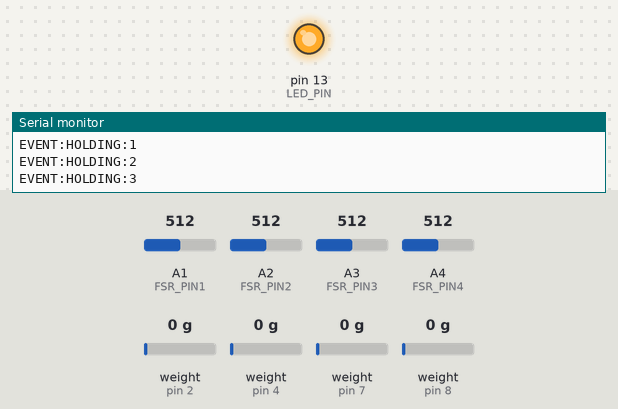
Bench run of a sketch on a simulated Arduino Uno, built with avr-gcc and run on an emulated ATmega328P. Shown: output pins drawn as LEDs (lit = HIGH), the last lines printed to the serial monitor. Inputs (shaded band) come from the test bench; at power-on: A1 (FSR_PIN1) = 512, A4 (FSR_PIN4) = 512, A2 (FSR_PIN2) = 512, A3 (FSR_PIN3) = 512, weight on the scale (sensors on pin 2, pin 4, pin 7, pin 8) 0 g.

Above: at 10.8 s.
10.9 s: A1 (FSR_PIN1) set to 105
12.4 s: A1 (FSR_PIN1) set to 93
At 12.7 s:
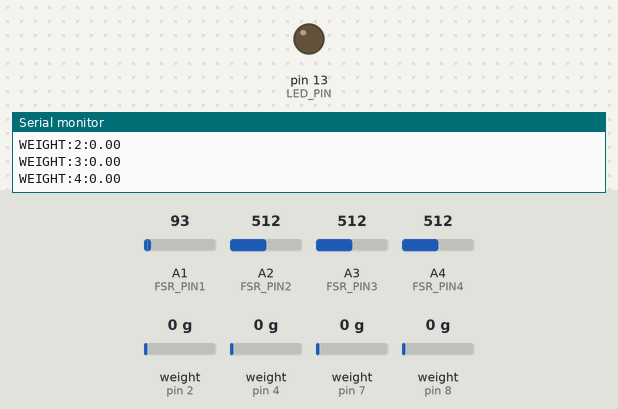
13.9 s: A4 (FSR_PIN4) set to 108
15.4 s: A4 (FSR_PIN4) set to 94
Timing chart, 0 to 18.4 s (numbered marks = the images above; inputs shaded):
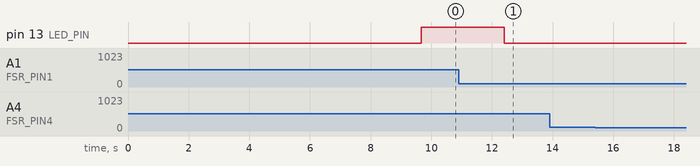

The sketch:

FSR_reader.ino
```cpp
/*
   Combined HX711 weight sensing with FSR tap detection
   Supporting 4 sets of sensors with USB communication to Raspberry Pi
*/

#include <HX711_ADC.h>
#if defined(ESP8266)|| defined(ESP32) || defined(AVR)
#include <EEPROM.h>
#endif

// HX711 pins
const int HX711_dout1 = 2; // mcu > HX711 dout pin
const int HX711_sck1 = 3;  // mcu > HX711 sck pin
const int HX711_dout2 = 4; // mcu > HX711 dout pin
const int HX711_sck2 = 5;  // mcu > HX711 sck pin
const int HX711_dout3 = 7; // mcu > HX711 dout pin
const int HX711_sck3 = 6;  // mcu > HX711 sck pin
const int HX711_dout4 = 8; // mcu > HX711 dout pin
const int HX711_sck4 = 9;  // mcu > HX711 sck pin

// FSR pins
const int FSR_PIN1 = A1;   // Analog pin for FSR input
const int FSR_PIN2 = A2;
const int FSR_PIN3 = A3;
const int FSR_PIN4 = A4;
const int LED_PIN = 13;    // LED for visual feedback

// HX711 constructors:
HX711_ADC LoadCell1(HX711_dout1, HX711_sck1);
HX711_ADC LoadCell2(HX711_dout2, HX711_sck2);
HX711_ADC LoadCell3(HX711_dout3, HX711_sck3);
HX711_ADC LoadCell4(HX711_dout4, HX711_sck4);

// Weight sensing variables
const int calVal_eepromAdress = 0;
unsigned long t = 0;
const int serialPrintInterval = 100; // Interval between weight prints (ms)

// Calibration values for each load cell
float calibrationValue1 = 758.05;
float calibrationValue2 = 758.05; // Adjust these based on your calibration
float calibrationValue3 = 758.05;
float calibrationValue4 = 758.05;

// Tap detection configuration
const int TAP_THRESHOLD = 100;       // Analog value threshold for tap detection
const unsigned long DOUBLE_TAP_TIME = 500;  // Time window for double tap (ms)
const unsigned long HOLD_TIME = 500;        // Hold detection time (ms)
const unsigned long DEBOUNCE_TIME = 50;     // Increased debounce time (ms)

// Tap state variables for each FSR
struct TapState {
  unsigned long lastTapTime = 0;
  int tapCount = 0;
  unsigned long pressStartTime = 0;
  bool isPressed = false;
  unsigned long lastStateChangeTime = 0;
};

TapState fsrState[4]; // Array for all 4 FSR sensors

// For smoother FSR readings
const int NUM_READINGS = 5;
int fsrReadings[4][NUM_READINGS]; // 2D array for all 4 FSR sensors
int readIndex[4] = {0, 0, 0, 0};
int fsrTotal[4] = {0, 0, 0, 0};
int fsrAverage[4] = {0, 0, 0, 0};

void setup() {
  // Setup for serial communication with Pi
  Serial.begin(9600); delay(10);
  Serial.println("STATUS:STARTING");
  Serial.println("STATUS:Multiple weight sensors and FSR tap detection initializing");

  // Setup for LED
  pinMode(LED_PIN, OUTPUT);
  digitalWrite(LED_PIN, LOW);

  // Initialize FSR readings arrays
  for (int sensor = 0; sensor < 4; sensor++) {
    for (int i = 0; i < NUM_READINGS; i++) {
      fsrReadings[sensor][i] = 0;
    }
  }

  // Initialize all HX711 load cells
  unsigned long stabilizingtime = 2000;
  boolean _tare = true;

  // Initialize LoadCell1
  LoadCell1.begin();
  LoadCell1.start(stabilizingtime, _tare);
  if (LoadCell1.getTareTimeoutFlag()) {
    Serial.println("STATUS:ERROR:HX711_1 connection timeout");
  } else {
    LoadCell1.setCalFactor(calibrationValue1);
    Serial.println("STATUS:HX711_1 initialized");
  }

  // Initialize LoadCell2
  LoadCell2.begin();
  LoadCell2.start(stabilizingtime, _tare);
  if (LoadCell2.getTareTimeoutFlag()) {
    Serial.println("STATUS:ERROR:HX711_2 connection timeout");
  } else {
    LoadCell2.setCalFactor(calibrationValue2);
    Serial.println("STATUS:HX711_2 initialized");
  }

  // Initialize LoadCell3
  LoadCell3.begin();
  LoadCell3.start(stabilizingtime, _tare);
  if (LoadCell3.getTareTimeoutFlag()) {
    Serial.println("STATUS:ERROR:HX711_3 connection timeout");
  } else {
    LoadCell3.setCalFactor(calibrationValue3);
    Serial.println("STATUS:HX711_3 initialized");
  }

  // Initialize LoadCell4
  LoadCell4.begin();
  LoadCell4.start(stabilizingtime, _tare);
  if (LoadCell4.getTareTimeoutFlag()) {
    Serial.println("STATUS:ERROR:HX711_4 connection timeout");
  } else {
    LoadCell4.setCalFactor(calibrationValue4);
    Serial.println("STATUS:HX711_4 initialized");
  }

  Serial.println("STATUS:READY");
}

// Function to get smoothed FSR reading for a specific sensor
int getSmoothedFSRReading(int sensorIndex, int pin) {
  // Subtract the last reading
  fsrTotal[sensorIndex] = fsrTotal[sensorIndex] - fsrReadings[sensorIndex][readIndex[sensorIndex]];
  // Read from the sensor
  fsrReadings[sensorIndex][readIndex[sensorIndex]] = analogRead(pin);
  // Add the reading to the total
  fsrTotal[sensorIndex] = fsrTotal[sensorIndex] + fsrReadings[sensorIndex][readIndex[sensorIndex]];
  // Advance to the next position in the array
  readIndex[sensorIndex] = (readIndex[sensorIndex] + 1) % NUM_READINGS;

  // Calculate the average
  fsrAverage[sensorIndex] = fsrTotal[sensorIndex] / NUM_READINGS;
  return fsrAverage[sensorIndex];
}

// Process tap detection for a specific FSR sensor
void processTapDetection(int sensorIndex, int fsrValue) {
  unsigned long currentTime = millis();

  // Implement debounce for state changes
  if (currentTime - fsrState[sensorIndex].lastStateChangeTime < DEBOUNCE_TIME) {
    // Skip this iteration if we're within debounce period
    return;
  }

  // Detect press start
  if (fsrValue > TAP_THRESHOLD && !fsrState[sensorIndex].isPressed) {
    fsrState[sensorIndex].isPressed = true;
    fsrState[sensorIndex].pressStartTime = currentTime;
    fsrState[sensorIndex].lastStateChangeTime = currentTime;
    digitalWrite(LED_PIN, HIGH); // Visual feedback
    Serial.print("EVENT:TAP_START:");
    Serial.println(sensorIndex + 1);  // Send sensor number (1-4)
  }

  // Detect release
  else if (fsrValue <= TAP_THRESHOLD && fsrState[sensorIndex].isPressed) {
    fsrState[sensorIndex].isPressed = false;
    unsigned long pressDuration = currentTime - fsrState[sensorIndex].pressStartTime;
    fsrState[sensorIndex].lastStateChangeTime = currentTime;
    digitalWrite(LED_PIN, LOW);  // Turn off LED

    // Check if it was a hold
    if (pressDuration >= HOLD_TIME) {
      Serial.print("EVENT:HOLD:");
      Serial.println(sensorIndex + 1);
      fsrState[sensorIndex].tapCount = 0;  // Reset tap counter after hold
    }
    // Check if it was a tap
    else {
      // Check for double tap
      if (fsrState[sensorIndex].tapCount > 0 &&
          (currentTime - fsrState[sensorIndex].lastTapTime <= DOUBLE_TAP_TIME)) {
        Serial.print("EVENT:DOUBLE_TAP:");
        Serial.println(sensorIndex + 1);
        fsrState[sensorIndex].tapCount = 0;  // Reset tap counter
      }
      else {
        // First tap
        fsrState[sensorIndex].tapCount = 1;
        fsrState[sensorIndex].lastTapTime = currentTime;

        // Wait for potential second tap
        delay(5);  // Short delay to not block other functions
      }
    }
  }

  // Handle ongoing hold
  else if (fsrValue > TAP_THRESHOLD && fsrState[sensorIndex].isPressed) {
    if (currentTime - fsrState[sensorIndex].pressStartTime >= HOLD_TIME) {
      // Print hold notification once per second
      if ((currentTime - fsrState[sensorIndex].pressStartTime) % 1000 < 20) {
        Serial.print("EVENT:HOLDING:");
        Serial.println(sensorIndex + 1);
      }
    }
  }

  // After a certain amount of time without a second tap, declare it a single tap
  if (fsrState[sensorIndex].tapCount == 1 &&
      currentTime - fsrState[sensorIndex].lastTapTime > DOUBLE_TAP_TIME) {
    Serial.print("EVENT:SINGLE_TAP:");
    Serial.println(sensorIndex + 1);
    fsrState[sensorIndex].tapCount = 0;
  }
}

void loop() {
  // === WEIGHT SENSING FOR ALL LOAD CELLS ===
  static boolean newDataReady1 = 0;
  static boolean newDataReady2 = 0;
  static boolean newDataReady3 = 0;
  static boolean newDataReady4 = 0;

  // Check for new weight data on all load cells
  if (LoadCell1.update()) newDataReady1 = true;
  if (LoadCell2.update()) newDataReady2 = true;
  if (LoadCell3.update()) newDataReady3 = true;
  if (LoadCell4.update()) newDataReady4 = true;

  // Get weight values at the set interval
  if (millis() > t + serialPrintInterval) {
    if (newDataReady1) {
      float weight1 = LoadCell1.getData();
      Serial.print("WEIGHT:1:");
      Serial.println(weight1);
      newDataReady1 = 0;
    }

    if (newDataReady2) {
      float weight2 = LoadCell2.getData();
      Serial.print("WEIGHT:2:");
      Serial.println(weight2);
      newDataReady2 = 0;
    }

    if (newDataReady3) {
      float weight3 = LoadCell3.getData();
      Serial.print("WEIGHT:3:");
      Serial.println(weight3);
      newDataReady3 = 0;
    }

    if (newDataReady4) {
      float weight4 = LoadCell4.getData();
      Serial.print("WEIGHT:4:");
      Serial.println(weight4);
      newDataReady4 = 0;
    }

    t = millis();
  }

  // === TAP DETECTION FOR ALL FSRs ===
  int fsrPins[4] = {FSR_PIN1, FSR_PIN2, FSR_PIN3, FSR_PIN4};

  for (int i = 0; i < 4; i++) {
    int fsrValue = getSmoothedFSRReading(i, fsrPins[i]);
    processTapDetection(i, fsrValue);
  }

  // Process commands from Raspberry Pi
  if (Serial.available() > 0) {
    String command = Serial.readStringUntil('\n');
    command.trim();

    if (command.startsWith("TARE:")) {
      int sensorNum = command.substring(5).toInt();
      if (sensorNum >= 1 && sensorNum <= 4) {
        switch (sensorNum) {
          case 1:
            LoadCell1.tareNoDelay();
            break;
          case 2:
            LoadCell2.tareNoDelay();
            break;
          case 3:
            LoadCell3.tareNoDelay();
            break;
          case 4:
            LoadCell4.tareNoDelay();
            break;
        }
        Serial.print("STATUS:TARE_STARTED:");
        Serial.println(sensorNum);
      }
    }
    else if (command == "TARE_ALL") {
      LoadCell1.tareNoDelay();
      LoadCell2.tareNoDelay();
      LoadCell3.tareNoDelay();
      LoadCell4.tareNoDelay();
      Serial.println("STATUS:TARE_ALL_STARTED");
    }
    else if (command == "STATUS") {
      Serial.println("STATUS:OK");
    }
  }

  // Check if tares are complete
  if (LoadCell1.getTareStatus() == true) {
    Serial.println("STATUS:TARE_COMPLETE:1");
  }
  if (LoadCell2.getTareStatus() == true) {
    Serial.println("STATUS:TARE_COMPLETE:2");
  }
  if (LoadCell3.getTareStatus() == true) {
    Serial.println("STATUS:TARE_COMPLETE:3");
  }
  if (LoadCell4.getTareStatus() == true) {
    Serial.println("STATUS:TARE_COMPLETE:4");
  }

  // Small delay for stability
  delay(5);
}
```

Measured:
- the behaviour switches between 101 and 100 on A1 (FSR_PIN1) (found by bisection; images 0 and 1)
- after the input at 12.4 s, pin 13 (LED_PIN): HIGH → LOW at once
